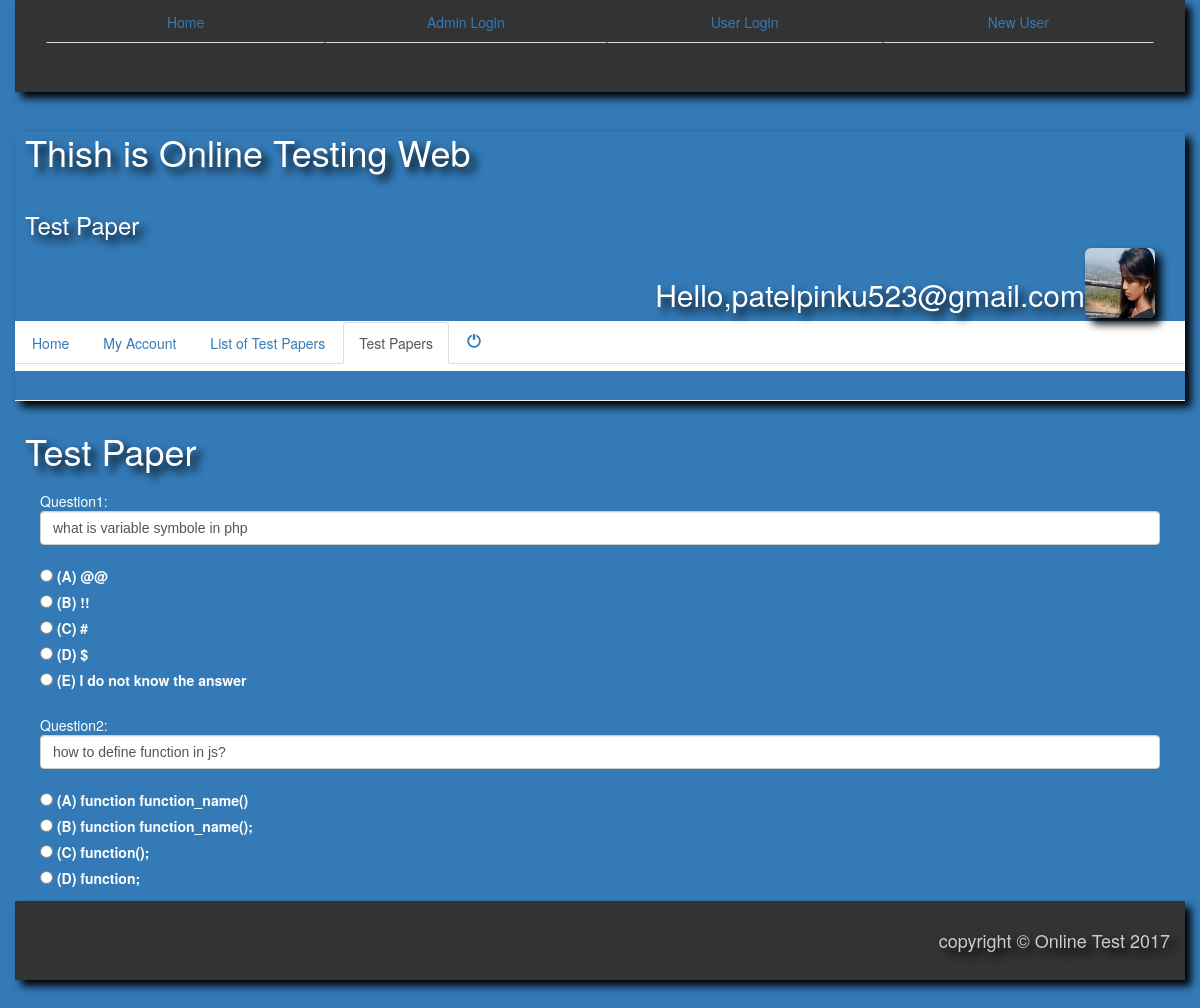
The page /testpaper.php?testid=23 (signed in) on the database its author committed.
### tables this page shows
CREATE TABLE IF NOT EXISTS `user` (
  `firstname` varchar(25) NOT NULL,
  `lastname` varchar(25) NOT NULL,
  `birthdate` varchar(25) NOT NULL,
  `gender` varchar(25) NOT NULL,
  `username` varchar(25) NOT NULL,
  `password` varchar(25) NOT NULL,
  `image` varchar(70) NOT NULL
);

CREATE TABLE IF NOT EXISTS `question` (
  `questionid` int(10) NOT NULL AUTO_INCREMENT,
  `questions` varchar(255) NOT NULL,
  `optionA` varchar(100) DEFAULT NULL,
  `optionB` varchar(100) DEFAULT NULL,
  `optionC` varchar(100) DEFAULT NULL,
  `optionD` varchar(100) DEFAULT NULL,
  `ans` enum('A','B','C','D') DEFAULT NULL,
  `subject` varchar(40) NOT NULL,
  PRIMARY KEY (`questionid`)
);

### testpaper.php (the view, shortened to what this page needs)
<?php
$testid=$_GET['testid'];
$con=mysqli_connect('localhost','root');
mysqli_select_db($con,'onlinetestdb');
$q="select * from test_question where testid=$testid";
$result=mysqli_query($con,$q);
$row_count=mysqli_num_rows($result);
?>
<html>
<head>
 <link rel="stylesheet" type="text/css" href="bootstrap/css/bootstrap.min.css" />
 <link rel="stylesheet" type="text/css" href="css/manage.css" />
 <link rel="stylesheet" type="text/css" href="css/testpaper.css" />
</head>
<body class="container bg-primary">
<div class="row">
<header class="container">
      <nav class="">
      <div id="nav" class="navbar navbar">
      <div class="navbar navbar-header">
      </div>
      <div class="navbar-collapse collapse" id="menu">
      <ul class="nav nav-tabs nav-justified navbar-right">
        <li class="nav " role="presentation"><a href="http://localhost/public_html/index.html">Home</a></li>
        <li class="nav " role="presentation"><a href="http://localhost/public_html/adminlogin.php">Admin Login</a></li>
        <li class="nav" role="presentation"><a href="http://localhost/public_html/userlogin.php">User Login</a></li>
        <li class="nav" role="presentation"><a href="http://localhost/public_html/registration.php">New User</a></li>
        </ul></div>
        </div></nav>
  </header>
  <?php
          $con2=mysqli_connect('localhost','root');
          mysqli_select_db($con2,'onlinetestdb');
          $q2="select * from user where username='".$_SESSION['username']."'";
          $result2=mysqli_query($con2,$q2);
          $row2=mysqli_fetch_array($result2);
          ?>
      <div class="container">
      <div class="row">
        <div id="header" class="page-header">
          <h1>Thish is Online Testing Web</h1><br/>
          <h3 class="">Test Paper</h3>
          <div class="container row" align="right">
          <img class=" img-rounded" src="<?php echo $row2['image']; ?>" width="70px" height="70px" align="right"/>
          <br /><h2 id="hello">Hello,<?php echo $_SESSION['username']; ?></h2>
          </div>
          <nav id="subnav" class="">
            <div class="navbar ">
              <ul class="nav nav-tabs">
          <li role="presentation" class=""><a href="http://localhost/public_html/home.php">Home</a></li>
          <li role="presentation" class=""><a href="http://localhost/public_html/myaccount.php">My Account</a></li>
          <li role="presentation" class=""><a href="http://localhost/public_html/testlist.php">List of Test Papers</a></li>
          <li role="presentation" class="active"><a href="http://localhost/public_html/testpaper.php">Test Papers</a></li>
          <li role="presentation" class=""><a href="http://localhost/public_html//logout.php"><span class="glyphicon glyphicon-off"></span></a></li>
           </ul>
            </div>
          </nav>
        </div>
        <div class="container">
        <div id="section" class="row">
          <h1>Test Paper</h1>
          <div id="" class="container">
          <div id="tablediv" class="form-group">
            <form data-toggle="validator" action="testresult.php" method="post">
            <?php
              for($i=1;$i<=$row_count;$i++)
              {
                  $row=mysqli_fetch_array($result);
                  $questionid=$row['questionid'];
                  $q1="select * from question where questionid=$questionid";
                  $result1=mysqli_query($con,$q1);
                  $row1=mysqli_fetch_array($result1);
            ?>
        <div class="questiondiv">
          <span class="queno">Question<?php echo "$i:"; ?></span>
          <span class="question form-control"><?php echo $row1['questions']; ?></span><br/>
          <div class="">
          <input class="option" id="a" type="radio" name="option<?php echo $i; ?>" value="A" required />
          <label for="a" class="control-label">
           <span class="options">(A)<?php echo " ".$row1['optionA']; ?></span><br/>
          </label>
          </div>
          <div class="">
          <input class="option" id="b" type="radio" name="option<?php echo $i; ?>" value="B" required/>
           <label for="b" class="control-label">
           <span class="options">(B)<?php echo " ".$row1['optionB']; ?></span><br/>
           </label></div>
           <div class="">
          <input class="option" id="c" type="radio" name="option<?php echo $i; ?>" value="C" required/>
           <label for="c" class="control-label">
           <span class="options">(C)<?php echo " ".$row1['optionC']; ?></span><br/>
             </label></div>
            <div class="">
          <input class="option" id="d" type="radio" name="option<?php echo $i; ?>" value="D" required/>
           <label for="d" class="control-label">
           <span class="options">(D)<?php echo " ".$row1['optionD']; ?></span><br/>
            </label></div>
            <div class="">
          <input class="option" id="e" chacked type="radio" name="option<?php echo $i; ?>" value="e" required/>
            <label for="e" class="control-label">
           <span class="options">(E) I do not know the answer </span><br/>
            </label></div>
        </div><br/>
        <?php
         }
         ?>
          </div>
        </div></div></div>
      </div>
      </div>
  <footer>
        <div class="">
        <div id="footer" class="row">
         <h4>copyright &copy; Online Test 2017</h4>
        </div>
  </footer></div>
</body>
</html>

### css/manage.css (style rules this page uses)
body { background-repeat: no-repeat; font-family: sans-serif,g-saral1.TTF; opacity:; }
header,footer { color: #ccc; background-color: #333; padding: 20px; text-align: right; box-shadow: 6px 6px 8px black; }
header { height: auto; padding: 0px; margin: 0px; }
.nav-tabs { height:auto; padding: 0px; margin: 0px; border-radius:0px; }
.nav li { color:red; border-radius:0px; }
#section { min-height:400px; max-height:auto; }
#subnav { background-color: white; }
#header { box-shadow: 6px 6px 8px black; }
img { margin: 0PX; box-shadow: 6px 6px 8px black; }
h1,h2,h3,h4,h5 { text-shadow: 6px 6px 8px black; margin: 10px; }
.page-header { box-shadow: 6px 6px 8px #333; }

### css/testpaper.css (style rules this page uses)
#tablediv { font-family: sans-serif,g-saral1.TTF; overflow-x:hidden; overflow-y:scroll; height:400px; max-width:auto; margin:10px; }
.form-control { font-family: sans-serif,Gujrati-Saral-1; width: auto; height: auto; }
#quet textarea,input { font-family: sans-serif,Gujrati-Saral-1; margin: 10px; width:auto; padding:auto; }

### rows shown on the page
user: image (picture)
question: questions "what is variable symbole in php", optionA "@@", optionB "!!", optionC "#", optionD "$"
question: questions "how to define function in js?", optionA "function function_name()", optionB "function function_name();", optionC "function();", optionD "function;"

### other values the page prints
$_SESSION['username'] "patelpinku523@gmail.com"
